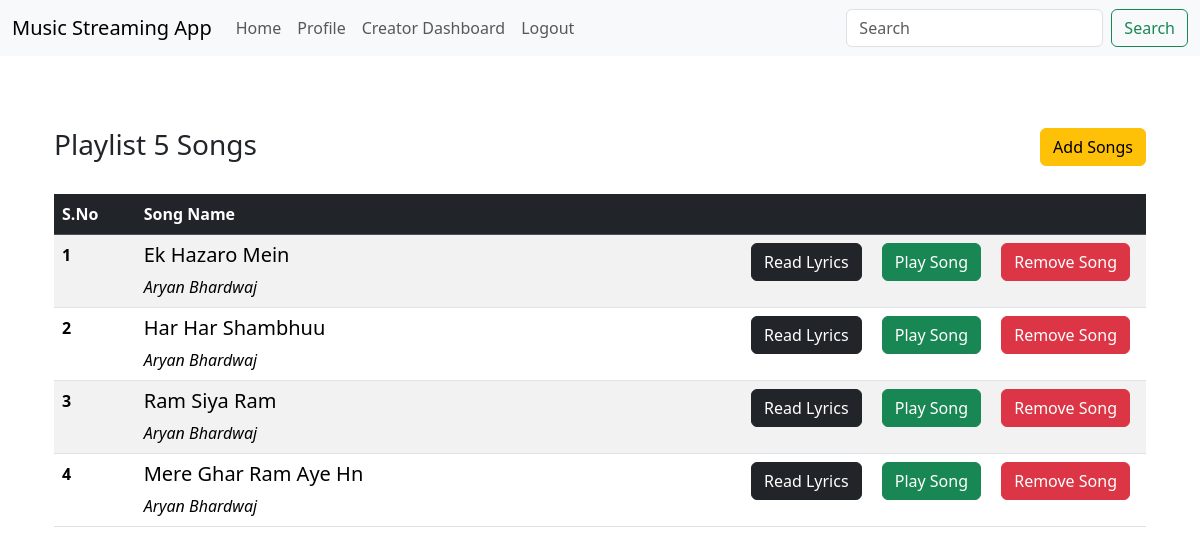
Page /playlist/5 (signed in) on the committed database.
### website/models.py (models this page shows)
class Playlist(db.Model):
    __tablename__ = 'playlist'
    id = db.Column(db.Integer, primary_key=True, autoincrement=True)
    user_id = db.Column(db.Integer, db.ForeignKey('user.id'))
    title = db.Column(db.String(255), nullable=False)
    songs = relationship('Song', secondary='playlist_songs', back_populates='playlists')

class Song(db.Model):
    __tablename__ = 'song'
    id = db.Column(db.Integer, primary_key=True, autoincrement=True)
    title = db.Column(db.String(255), nullable=False)
    artist_id = db.Column(db.Integer, db.ForeignKey('user.id'), nullable=False)
    release_date = db.Column(db.Date, nullable=False)
    genre = db.Column(db.String(50), nullable=False)
    album_id = db.Column(db.Integer, db.ForeignKey('album.id'))
    file_path = db.Column(db.String(255), nullable=False)
    lyrics = db.Column(db.Text)
    upload_date = db.Column(db.DateTime(timezone=True), default=func.now())
    playlists = relationship('Playlist', secondary='playlist_songs', back_populates='songs', lazy=True)
    ratings = relationship('Rating', back_populates='song', lazy=True)
    album = db.relationship('Album',secondary='album_songs', back_populates='songs', lazy=True)
    artist = db.relationship('User', back_populates='songs', lazy=True)
    is_flagged = db.Column(db.Boolean, default=False)

class User(db.Model, UserMixin):
    __tablename__ = 'user'
    id = db.Column(db.Integer, primary_key=True, autoincrement=True)
    firstname = db.Column(db.String(80), nullable=False)
    lastname = db.Column(db.String(80), nullable=False)
    email = db.Column(db.String(120), unique=True, nullable=False)
    password = db.Column(db.String(256), nullable=False)
    user_type = db.Column(db.String(80), nullable=False)
    is_blacklisted = db.Column(db.Boolean, default=False)
    registration_date = db.Column(
        db.DateTime(timezone=True), default=func.now())
    songs = relationship('Song', back_populates='artist', lazy=True)
    albums = relationship('Album', back_populates='artist', lazy=True)
    ratings = relationship('Rating', back_populates='user', lazy=True)

### website/controllers.py (the view)
@controllers.route('/playlist/<int:playlist_id>')
@login_required
def playlist_songs(playlist_id):
    playlist = Playlist.query.get(playlist_id)
    if playlist:
        songs = playlist.songs
    else:
        songs = []
    return render_template('playlist_songs.html', playlist=playlist, songs=songs, user=current_user)

### website/__init__.py (called while the page is built)
def create_app():
    app = Flask(__name__)
    app.config['SECRET_KEY'] = 'sjhfsdfkisjfdisnmf'
    app.config['SQLALCHEMY_DATABASE_URI'] = f'sqlite:///{DATABASE_NAME}'
    db.init_app(app)
    from .controllers import controllers
    from .auth import auth
    from .models import User
    app.register_blueprint(controllers, url_prefix='/')
    app.register_blueprint(auth, url_prefix='/')
    if not path.exists('instance/' + DATABASE_NAME):
        with app.app_context():
            db.create_all()
    login_manager = LoginManager()
    login_manager.login_view = 'auth.login'
    login_manager.init_app(app)
    @login_manager.user_loader
    def load_user(id):
        return User.query.get(int(id))
    return app

### website/templates/playlist_songs.html (shortened to what this page needs)
{% extends 'base.html' %}
{% block content %}
<br><br>
<div class="container">
  <div class="row">
      <div class="col text-start">
          <h3 >{{ playlist.title }} Songs</h3>
      </div>
      <div class="col text-end">
        <a href="{{url_for('controllers.add_song_to_playlist', playlist_id=playlist.id)}}" type="button" class="btn btn-warning">Add Songs</a>
      </div>
  </div>
    <table class="table table-striped table-hover">
        <thead class="table-dark">
          <tr>
            <th scope="col">S.No</th>
            <th scope="col">Song Name</th>
            <th scope="col"></th>
          </tr>
        </thead>
        <tbody>
    <br>
        {% for song in songs %}
        <tr>
            <th scope="row">{{ loop.index }}</th>
            <td class="col">
              <h5>{{ song.title }}</h5><em>{{ song.artist.firstname }} {{ song.artist.lastname }}</em>
            </td>
            <td class="col text-end">
                <a href="{{url_for('controllers.read_lyrics', song_id=song.id)}}" class="btn btn-dark mx-2">Read Lyrics</a>
                <a href="{{url_for('controllers.play_song', song_id=song.id)}}" class="btn btn-success mx-2 ">Play Song</a>
                <a href="{{url_for('controllers.remove_song_from_playlist',playlist_id=playlist.id, song_id=song.id )}}" class="btn btn-danger mx-2 ">Remove Song</a>
            </td>
        </tr>
        {% endfor %}
        </tbody>
    </table>
</div>
<br>
{% endblock content %}

### rows in the picture
Playlist: title "Playlist 5"
Song: title "Ek Hazaro Mein", artist.firstname "Aryan", artist.lastname "Bhardwaj"
Song: title "Har Har Shambhuu", artist.firstname "Aryan", artist.lastname "Bhardwaj"
Song: title "Ram Siya Ram", artist.firstname "Aryan", artist.lastname "Bhardwaj"
Song: title "Mere Ghar Ram Aye Hn", artist.firstname "Aryan", artist.lastname "Bhardwaj"
